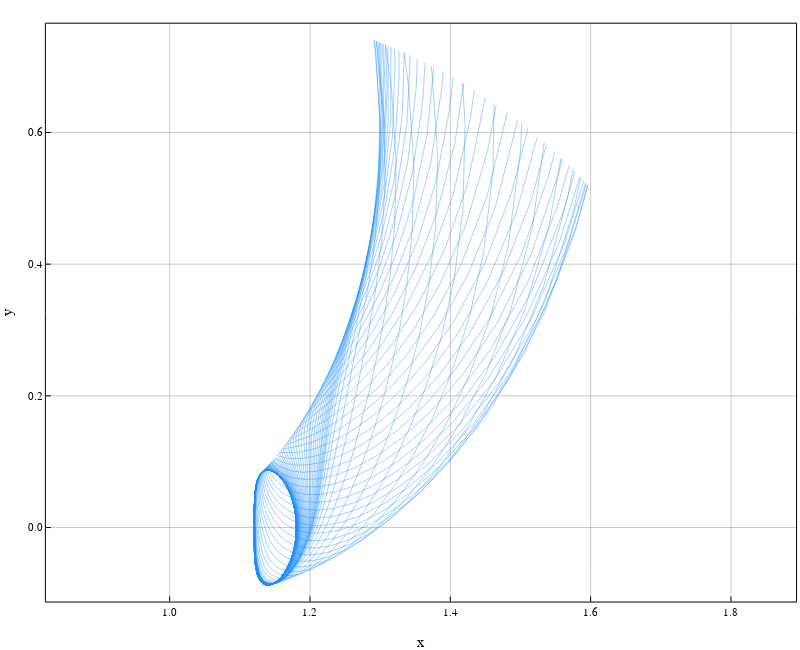

The cell this chart's notebook holds for it:
### Code cell
plot_manif = plot(;linealpha=0.4, vars=(1,2), flip=false, aspect_ratio=:equal, size=(800,650),
     frame_style=:box, gridalpha=0.4, xlabel="x", ylabel="y")
for sol in sim
    plot!(plot_manif, Array(sol)[1,:], Array(sol)[2,:], label=false,
      linealpha=0.4, vars=(1,2), flip=false, c=:dodgerblue)
end
plot_manif
